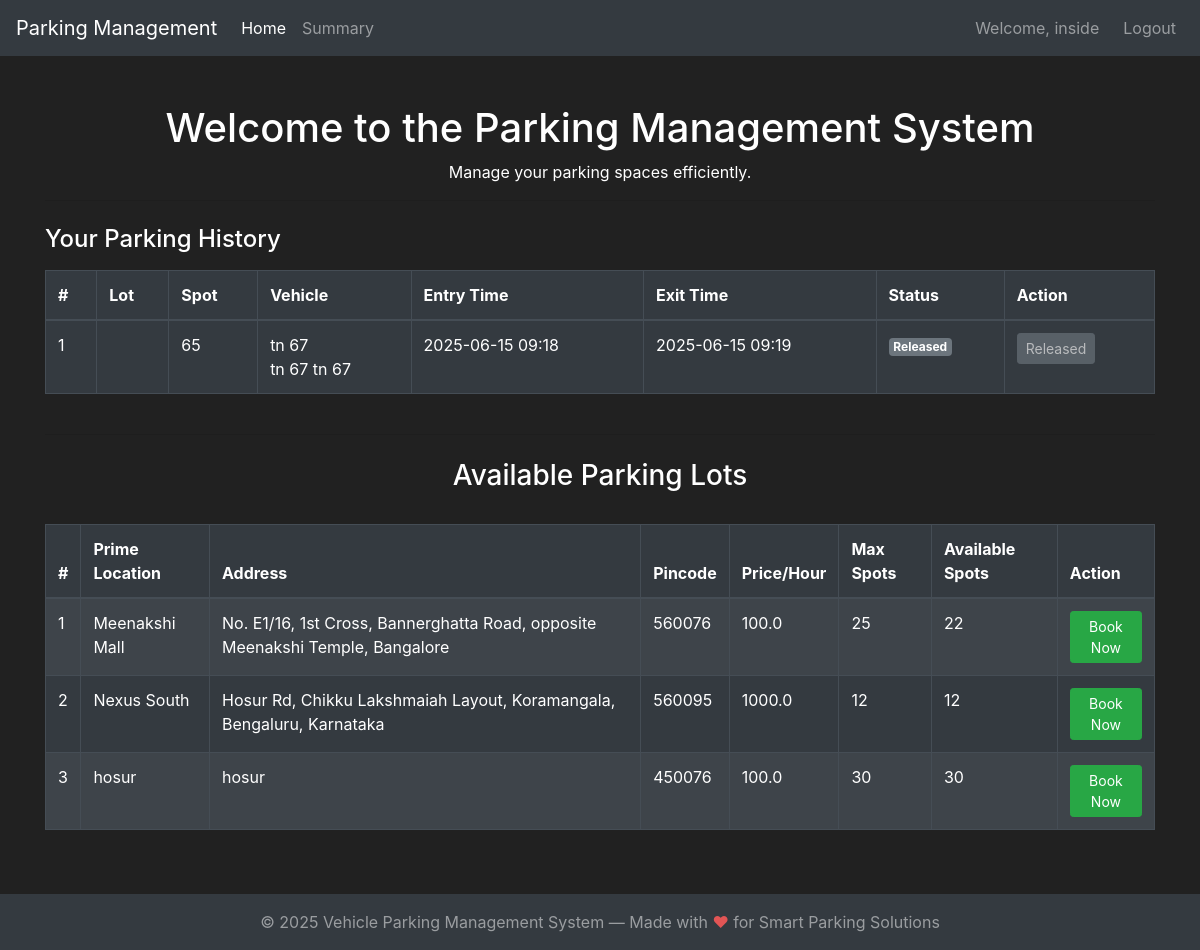
/ (signed in), run on the app's committed database.
### parkingManagement/modals.py (models this page shows, shortened)
class User(db.Model, UserMixin):
    id = db.Column(db.Integer(), primary_key=True)
    username = db.Column(db.String(length=30), nullable=False, unique=True)
    password_hash = db.Column(db.String(length=128), nullable=False)
    emailId = db.Column(db.String(length=50), nullable=False, unique=True)
    name = db.Column(db.String(length=50), nullable=False)
    address = db.Column(db.String(length=100), nullable=False)
    pincode = db.Column(db.String(length=10), nullable=False)
    @property
    def password(self):
        raise AttributeError('Password is not a readable attribute.')

class Booking(db.Model):
    id = db.Column(db.Integer(), primary_key=True)
    spot_id = db.Column(db.Integer(), db.ForeignKey('parking_spot.id'), nullable=False)
    user_id = db.Column(db.Integer(), db.ForeignKey('user.id'), nullable=False)
    entry_time = db.Column(db.DateTime(), nullable=False)
    exit_time = db.Column(db.DateTime(), nullable=True)
    vehicle_number = db.Column(db.String(length=20), nullable=False)
    vehicle_brand = db.Column(db.String(length=30), nullable=False)
    vehicle_model = db.Column(db.String(length=30), nullable=False)
    cost = db.Column(db.Float(), nullable=False)

class ParkingLot(db.Model):
    id = db.Column(db.Integer(), primary_key=True)
    prime_location = db.Column(db.String(length=100), nullable=False)
    address = db.Column(db.String(length=100), nullable=False)
    pincode = db.Column(db.String(length=10), nullable=False)
    price_per_hour = db.Column(db.Float(), nullable=False)
    max_spots = db.Column(db.Integer(), nullable=False)
    revenue_per_lot = db.Column(db.Float(), nullable=False)

### parkingManagement/controllers.py (the view)
@app.route('/')
def home_page():
    if not current_user.is_authenticated:
        return render_template('public_home.html', active_page='home')
    parking_lots = ParkingLot.query.all()
    booking_form = BookingForm()
    user_history = []
    allocated_spot = session.pop('allocated_spot', None)
    allocated_lot = session.pop('allocated_lot', None)
    lots_with_occupied = []
    for lot in parking_lots:
        occupied_spots = ParkingSpot.query.filter_by(parking_lot_id=lot.id, status='occupied').count()
        lot_dict = lot.__dict__.copy()
        lot_dict['occupied_spots'] = occupied_spots
        lots_with_occupied.append(lot_dict)
    if current_user.is_authenticated:
        user_history = Booking.query.filter_by(user_id=current_user.id).order_by(Booking.entry_time.desc()).all()
    return render_template(
        'home.html',
        active_page='home',
        parking_lots=lots_with_occupied,
        booking_form=booking_form,
        user_history=user_history,
        allocated_spot=allocated_spot,
        allocated_lot=allocated_lot
    )

### parkingManagement/modals.py (called while the page is built)
@login_manager.user_loader
def load_user(user_id):
    return User.query.get(int(user_id))

### parkingManagement/templates/home.html (shortened to what this page needs)
{% extends 'base.html' %}
{% block content %}
    <div class="container mt-5">
        <h1 class="text-center">Welcome to the Parking Management System</h1>
        <p class="text-center">Manage your parking spaces efficiently.</p>
        {% if user_history %}
        <hr>
        <h4 class="mt-4 mb-3">Your Parking History</h4>
        <div class="table-responsive mb-4">
            <table class="table table-dark table-bordered">
                <thead>
                    <tr>
                        <th>#</th>
                        <th>Lot</th>
                        <th>Spot</th>
                        <th>Vehicle</th>
                        <th>Entry Time</th>
                        <th>Exit Time</th>
                        <th>Status</th>
                        <th>Action</th>
                    </tr>
                </thead>
                <tbody>
                    {% for booking in user_history %}
                    <tr>
                        <td>{{ loop.index }}</td>
                        <td>{{ booking.spot_id and booking.spot.parking_lot_id and booking.spot.parking_lot.prime_location if booking.spot and booking.spot.parking_lot else '' }}</td>
                        <td>{{ booking.spot_id }}</td>
                        <td>{{ booking.vehicle_number }}<br>{{ booking.vehicle_brand }} {{ booking.vehicle_model }}</td>
                        <td>{{ booking.entry_time.strftime('%Y-%m-%d %H:%M') if booking.entry_time else '' }}</td>
                        <td>{{ booking.exit_time.strftime('%Y-%m-%d %H:%M') if booking.exit_time else '-' }}</td>
                        <td>
                            {% if booking.exit_time %}
                                <span class="badge badge-secondary">Released</span>
                            {% else %}
                                <span class="badge badge-success">Active</span>
                            {% endif %}
                        </td>
                        <td>
                            {% if not booking.exit_time %}
                            <button type="button" class="btn btn-danger btn-sm release-btn" data-booking-id="{{ booking.id }}">Release</button>
                            {% else %}
                                <button class="btn btn-secondary btn-sm" disabled>Released</button>
                            {% endif %}
                        </td>
                    </tr>
                    {% endfor %}
                </tbody>
            </table>
        </div>
        {% endif %}
        <hr>
        <h3 class="text-center mt-4 mb-3">Available Parking Lots</h3>
        <div class="table-responsive">
            <table class="table table-dark table-striped table-bordered mt-3">
                <thead>
                    <tr>
                        <th>#</th>
                        <th>Prime Location</th>
                        <th>Address</th>
                        <th>Pincode</th>
                        <th>Price/Hour</th>
                        <th>Max Spots</th>
                        <th>Available Spots</th>
                        <th>Action</th>
                    </tr>
                </thead>
                <tbody>
                    {% for lot in parking_lots %}
                    <tr>
                        <td>{{ loop.index }}</td>
                        <td>{{ lot.prime_location }}</td>
                        <td>{{ lot.address }}</td>
                        <td>{{ lot.pincode }}</td>
                        <td>{{ lot.price_per_hour }}</td>
                        <td>{{ lot.max_spots }}</td>
                        <td>{{ lot.max_spots - (lot.occupied_spots if lot.occupied_spots is defined else 0) }}</td>
                        <td>
                            {% set available_spots = lot.max_spots - (lot.occupied_spots if lot.occupied_spots is defined else 0) %}
                            <button type="button" class="btn btn-sm book-now-button {% if available_spots == 0 %}btn-danger disabled{% else %}btn-success{% endif %}" data-toggle="modal" data-target="#bookModal" data-lot-id="{{ lot.id }}" data-lot-location="{{ lot.prime_location }}" {% if available_spots == 0 %}disabled{% endif %}>Book Now</button>
                        </td>
                    </tr>
                    {% else %}
                    <tr>
                        <td colspan="7" class="text-center">No parking lots available.</td>
                    </tr>
                    {% endfor %}
                </tbody>
            </table>
        </div>
    </div>
{% endblock %}

### parkingManagement/templates/base.html (shortened to what this page needs)
<!DOCTYPE html>
<html lang="en">
<head>
        <link rel="stylesheet" href="https://cdn.jsdelivr.net/npm/bootstrap@4.5.3/dist/css/bootstrap.min.css">
</head>
<body>
    <nav class="navbar navbar-expand-md navbar-dark bg-dark">
        <a class="navbar-brand ps-4" href="{% if session.get('admin_logged_in') %}{{ url_for('admin_home_page') }}{% else %}{{ url_for('home_page') }}{% endif %}">Parking Management</a>
        <div class="collapse navbar-collapse" id="navbarNav">
            <ul class="navbar-nav mr-auto">
                <li class="nav-item {% if active_page == 'home' or active_page == 'admin_home' %}active{% endif %}">
                    <a class="nav-link" href="{% if session.get('admin_logged_in') %}{{ url_for('admin_home_page') }}{% else %}{{ url_for('home_page') }}{% endif %}">Home</a>
                </li>
                {% if session.get('admin_logged_in') %}
                <li class="nav-item {% if active_page == 'users' %}active{% endif %}">
                    <a class="nav-link" href="{{ url_for('admin_users_page') }}">User</a>
                </li>
                <li class="nav-item {% if active_page == 'summary' %}active{% endif %}">
                    <a class="nav-link" href="{{ url_for('admin_user_summary') }}">Summary</a>
                </li>
                {% elif current_user.is_authenticated %}
                <li class="nav-item {% if request.endpoint == 'user_summary' %}active{% endif %}">
                    <a class="nav-link" href="{{ url_for('user_summary') }}">Summary</a>
                </li>
                {% endif %}
            </ul>
            <ul class="navbar-nav ml-auto">
                {% if session.get('admin_logged_in') %}
                <li class="nav-item">
                    <span class="navbar-text mr-3">Welcome, Master</span>
                </li>
                <li class="nav-item">
                    <a class="nav-link" href="{{ url_for('logout_page') }}">Logout</a>
                </li>
                {% elif current_user.is_authenticated %}
                <li class="nav-item">
                    <span class="navbar-text mr-3">Welcome, {{ current_user.name }}</span>
                </li>
                <li class="nav-item">
                    <a class="nav-link" href="{{ url_for('logout_page') }}">Logout</a>
                </li>
                {% endif %}
            </ul>
        </div>
    </nav>
    {% block content %}
    {% endblock %}
    <footer class="footer mt-5 py-3 bg-dark text-white-50">
        <div class="container text-center">
            <span>&copy; 2025 Vehicle Parking Management System &mdash; Made with <span style="color: #e25555;">&#10084;</span> for Smart Parking Solutions</span>
        </div>
    </footer>
</body>
</html>

### parkingManagement/templates/base.html (style rules this page uses)
body { background-color: #212121; color: white; min-height: 100vh; display: flex; flex-direction: column; justify-content: space-between; }
.footer { margin-top: auto; }

### data on the page
User: name "inside"
Booking: spot_id "65", vehicle_number "tn 67", vehicle_brand "tn 67", vehicle_model "tn 67", entry_time "2025-06-15 09:18", exit_time "2025-06-15 09:19", shows "Released"
ParkingLot: prime_location "Meenakshi Mall", address "No. E1/16, 1st Cross, Bannerghatta Road, opposite Meenakshi Temple, Bangalore", pincode "560076", price_per_hour "100.0", max_spots "25", max_spots "22"
ParkingLot: prime_location "Nexus South", address "Hosur Rd, Chikku Lakshmaiah Layout, Koramangala, Bengaluru, Karnataka", pincode "560095", price_per_hour "1000.0", max_spots "12"
ParkingLot: prime_location "hosur", address "hosur", pincode "450076", price_per_hour "100.0", max_spots "30"
